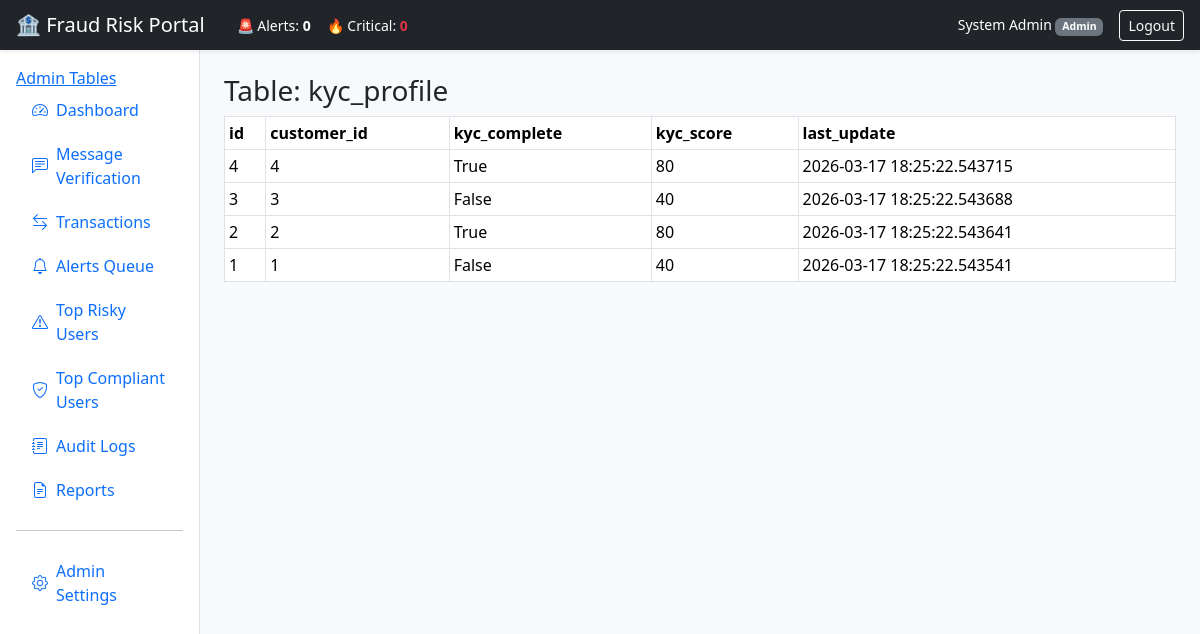
The page /admin/table/kyc_profile (signed in) on the database as committed earlier.
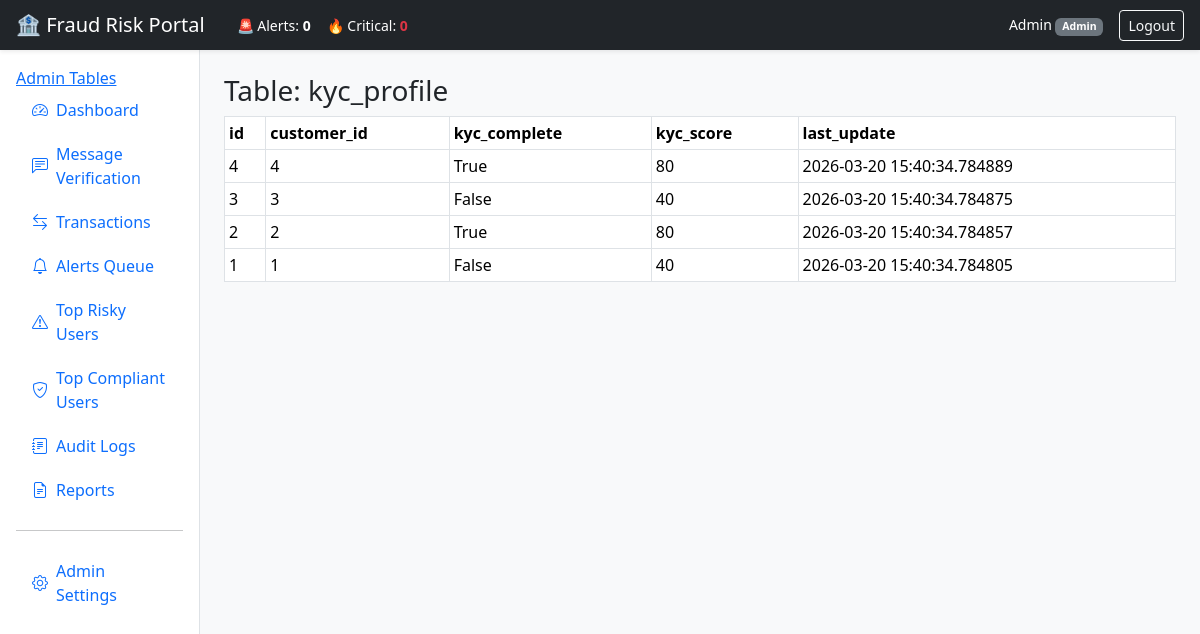
The same page on the database as committed later.
### app/models.py (models this page shows, shortened)
class User(db.Model, UserMixin):
    id = db.Column(db.Integer, primary_key=True)
    username = db.Column(db.String(80), unique=True, nullable=False)
    full_name = db.Column(db.String(120), nullable=False)
    role = db.Column(db.String(40), nullable=False, default=ROLE_BANKER)
    password_hash = db.Column(db.String(255), nullable=False)
    active = db.Column(db.Boolean, default=True)

class KYCProfile(db.Model):
    id = db.Column(db.Integer, primary_key=True)
    customer_id = db.Column(db.Integer, db.ForeignKey("customer.id"), nullable=False)
    kyc_complete = db.Column(db.Boolean, default=False)
    kyc_score = db.Column(db.Integer, default=0)
    last_update = db.Column(db.DateTime, default=datetime.utcnow)

### app/routes/admin.py (the view)
@admin_bp.route("/table/<table_name>")
@login_required
def view_table(table_name):
    if current_user.role != ROLE_ADMIN:
        abort(403)
    model = MODEL_MAP.get(table_name)
    if not model:
        abort(404)
    page = request.args.get("page", 1, type=int)
    per_page = 20
    query = model.query
    if hasattr(model, "id"):
        query = query.order_by(model.id.desc())
    pagination = query.paginate(page=page, per_page=per_page, error_out=False)
    columns = [c.name for c in model.__table__.columns]
    rows = pagination.items
    return render_template(
        "admin_table_view.html",
        table_name=table_name,
        columns=columns,
        rows=rows,
        pagination=pagination
    )

### app/models.py (called while the page is built)
@login_manager.user_loader
def load_user(user_id):
    return db.session.get(User, int(user_id))

### app/routes/main.py (called while the page is built)
@main_bp.app_context_processor
def inject_stats():
    stats = {
        "total": MessagePrediction.query.count(),
        "fraud": MessagePrediction.query.filter(MessagePrediction.risk_score >= 50).count(),
        "legit": MessagePrediction.query.filter(MessagePrediction.risk_score < 50).count(),
    }
    return dict(stats=stats)

### templates/admin_table_view.html (shortened to what this page needs)
{% extends "base.html" %}
{% block content %}
<h3>Table: {{ table_name }}</h3>
<div class="table-responsive">
  <table class="table table-bordered table-sm">
    <thead>
      <tr>
        {% for col in columns %}
          <th>{{ col }}</th>
        {% endfor %}
      </tr>
    </thead>
    <tbody>
      {% for row in rows %}
      <tr>
        {% for col in columns %}
          <td>
            {% if row is mapping %}
              {{ row[col] if col in row else '' }}
            {% else %}
              {{ row|attr(col) if row|attr(col) is not none else '' }}
            {% endif %}
          </td>
        {% endfor %}
      </tr>
      {% endfor %}
    </tbody>
  </table>
</div>
{% endblock %}

### templates/base.html (shortened to what this page needs)
<!doctype html>
<html lang="en">
<head>
  <link href="https://cdn.jsdelivr.net/npm/bootstrap@5.3.3/dist/css/bootstrap.min.css" rel="stylesheet">
  <link href="https://cdn.jsdelivr.net/npm/bootstrap-icons@1.11.3/font/bootstrap-icons.css" rel="stylesheet">
  <link rel="stylesheet" href="{{ url_for('static', filename='css/style.css') }}">
</head>
<body class="bg-light">
<nav class="navbar navbar-dark bg-dark shadow-sm px-3">
  <div class="d-flex align-items-center gap-3">
    <span class="navbar-brand mb-0 h5">🏦 Fraud Risk Portal</span>
    <div class="d-none d-md-flex gap-3 text-white small">
      <span>🚨 Alerts: <b>{{ stats.open_alerts or 0 }}</b></span>
      <span>🔥 Critical: <b class="text-danger">{{ stats.critical_alerts or 0 }}</b></span>
    </div>
  </div>
  <div class="d-flex align-items-center gap-3 text-white">
    {% if current_user.is_authenticated %}
      <span class="small">
        {{ current_user.full_name }}
        <span class="badge bg-secondary">{{ current_user.role }}</span>
      </span>
      <a class="btn btn-outline-light btn-sm" href="{{ url_for('auth.logout') }}">Logout</a>
    {% endif %}
  </div>
</nav>
<div class="container-fluid">
  <div class="row">
    <aside class="col-lg-2 bg-white border-end min-vh-100 p-3">
    <a href="{{ url_for('admin.list_tables') }}">Admin Tables</a>
      <div class="nav flex-column gap-1">
        {% macro nav_item(endpoint, icon, label) %}
          <a class="nav-link d-flex align-items-center gap-2
            {% if request.endpoint == endpoint %}active fw-bold text-primary{% endif %}"
            href="{{ url_for(endpoint) }}">
            <i class="bi {{ icon }}"></i> {{ label }}
          </a>
        {% endmacro %}
        {{ nav_item('main.dashboard', 'bi-speedometer2', 'Dashboard') }}
        {{ nav_item('main.message_verify', 'bi-chat-left-text', 'Message Verification') }}
        {{ nav_item('main.transaction_monitor', 'bi-arrow-left-right', 'Transactions') }}
        {{ nav_item('main.alerts_queue', 'bi-bell', 'Alerts Queue') }}
        {{ nav_item('main.top_risky', 'bi-exclamation-triangle', 'Top Risky Users') }}
        {{ nav_item('main.top_compliant', 'bi-shield-check', 'Top Compliant Users') }}
        {{ nav_item('main.audit_logs', 'bi-journal-text', 'Audit Logs') }}
        {{ nav_item('main.reports_page', 'bi-file-earmark-text', 'Reports') }}
        {% if current_user.role == "Admin" %}
          <hr>
          {{ nav_item('main.admin_settings', 'bi-gear', 'Admin Settings') }}
        {% endif %}
      </div>
    </aside>
    <main class="col-lg-10 p-4">
      {% block content %}{% endblock %}
    </main>
  </div>
</div>
</body>
</html>

Rows that differ between the two databases and show on the page:
changed User "Admin": full_name "System Admin" → "Admin"
Other text that changed with them:
new list line: "2026-03-20 15:40:34.784889"
new list line: "2026-03-20 15:40:34.784875"
new list line: "2026-03-20 15:40:34.784857"
new list line: "2026-03-20 15:40:34.784805"
list line gone: "2026-03-17 18:25:22.543715"
list line gone: "2026-03-17 18:25:22.543688"
list line gone: "2026-03-17 18:25:22.543641"
list line gone: "2026-03-17 18:25:22.543541"
